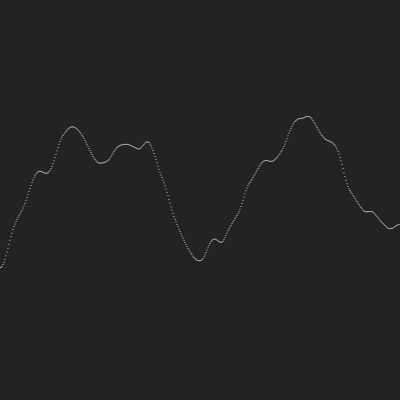
Frame 1 (no input)
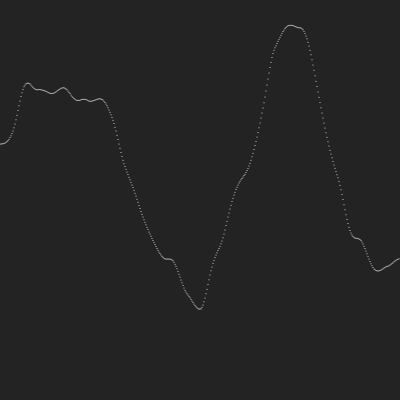
Frame 60 (no input)
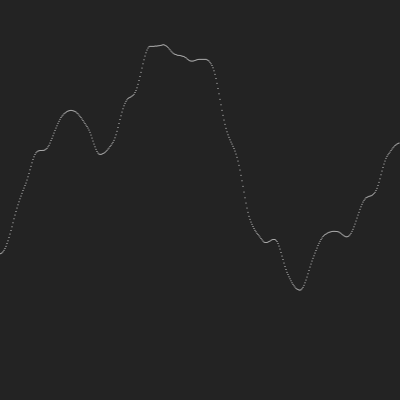
Frame 120 (the mouse pressed at the canvas centre since frame 60)

The p5.js sketch that drew these frames (run headless with seeded random() and noise() and a simulated clock; from frame 60 on, the mouse is pressed at the canvas centre):

// p5.js sketch
// ── sketch.js
let xOff = 0;
let inc = 0.01;

function setup() {
  createCanvas(400, 400);
}

function draw() {
  background(35);

  for(let x = 0; x < width; x++){
    stroke(255);
    let y = noise(xOff) * height;
    point(x, y);
    xOff += inc;
  }
}
